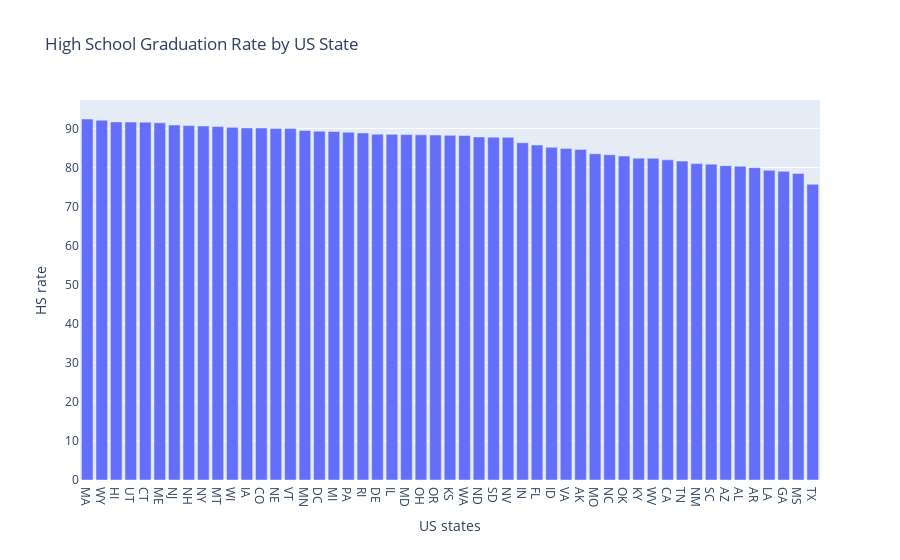

Source (notebook cell):
### Code cell
hs_rate_g.sort_values(by='percent_completed_hs', ascending=False, inplace=True)
fig2 = px.bar(x=hs_rate_g['Geographic Area'], y=hs_rate_g['percent_completed_hs'], title='High School Graduation Rate by US State')
fig2.update_layout(xaxis_title='US states', yaxis_title='HS rate')

### Figure 1 — Plotly figure (JSON) as saved in the notebook; plotly's stock layout.template omitted (floating-point values rounded to 4 significant figures)
{"data": [{"hovertemplate": "x=%{x}<br>y=%{y}<extra></extra>", "legendgroup": "", "marker": {"color": "#636efa", "pattern": {"shape": ""}}, "name": "", "orientation": "v", "showlegend": false, "textposition": "auto", "type": "bar", "x": ["MA", "WY", "HI", "UT", "CT", "ME", "NJ", "NH", "NY", "MT", "WI", "IA", "CO", "NE", "VT", "MN", "DC", "MI", "PA", "RI", "DE", "IL", "MD", "OH", "OR", "KS", "WA", "ND", "SD", "NV", "IN", "FL", "ID", "VA", "AK", "MO", "NC", "OK", "KY", "WV", "CA", "TN", "NM", "SC", "AZ", "AL", "AR", "LA", "GA", "MS", "TX"], "xaxis": "x", "y": [92.4, 92.1, 91.67, 91.62, 91.59, 91.43, 90.85, 90.71, 90.61, 90.49, 90.26, 90.11, 90.11, 89.99, 89.98, 89.47, 89.3, 89.21, 89.02, 88.82, 88.52, 88.48, 88.42, 88.34, 88.3, 88.23, 88.2, 87.82, 87.75, 87.72, 86.32, 85.74, 85.17, 84.88, 84.63, 83.52, 83.25, 82.91, 82.37, 82.35, 81.96, 81.63, 80.98, 80.85, 80.47, 80.3, 79.95, 79.29, 79.01, 78.47, 75.69], "yaxis": "y"}], "layout": {"barmode": "relative", "legend": {"tracegroupgap": 0}, "title": {"text": "High School Graduation Rate by US State"}, "xaxis": {"anchor": "y", "domain": [0, 1], "title": {"text": "US states"}}, "yaxis": {"anchor": "x", "domain": [0, 1], "title": {"text": "HS rate"}}}}
